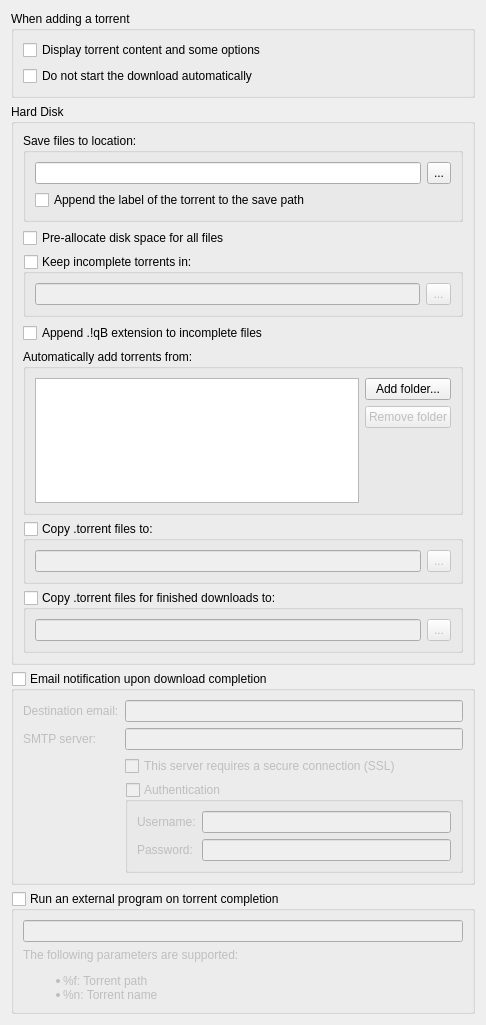
          <widget class="QWidget" name="scrollAreaWidgetContents_2">
           <property name="geometry">
            <rect>
             <x>0</x>
             <y>-373</y>
             <width>486</width>
             <height>1025</height>
            </rect>
           </property>
           <layout class="QVBoxLayout" name="verticalLayout">
            <item>
             <widget class="QGroupBox" name="torrentAdditionBox">
              <property name="sizePolicy">
               <sizepolicy hsizetype="Expanding" vsizetype="Preferred">
                <horstretch>0</horstretch>
                <verstretch>0</verstretch>
               </sizepolicy>
              </property>
              <property name="title">
               <string>When adding a torrent</string>
              </property>
              <layout class="QGridLayout" name="gridLayout_5">
               <property name="bottomMargin">
                <number>9</number>
               </property>
               <item row="0" column="0" colspan="2">
                <widget class="QCheckBox" name="checkAdditionDialog">
                 <property name="text">
                  <string>Display torrent content and some options</string>
                 </property>
                 <property name="checked">
                  <bool>false</bool>
                 </property>
                </widget>
               </item>
               <item row="1" column="0">
                <widget class="QCheckBox" name="checkStartPaused">
                 <property name="text">
                  <string comment="The torrent will be added to download list in pause state">Do not start the download automatically</string>
                 </property>
                </widget>
               </item>
              </layout>
             </widget>
            </item>
            <item>
             <widget class="QGroupBox" name="fileSystemBox">
              <property name="sizePolicy">
               <sizepolicy hsizetype="Expanding" vsizetype="Preferred">
                <horstretch>0</horstretch>
                <verstretch>0</verstretch>
               </sizepolicy>
              </property>
              <property name="title">
               <string>Hard Disk</string>
              </property>
              <layout class="QVBoxLayout" name="verticalLayout_25">
               <item>
                <widget class="QGroupBox" name="groupBox_3">
                 <property name="title">
                  <string>Save files to location:</string>
                 </property>
                 <layout class="QVBoxLayout" name="verticalLayout_26">
                  <property name="bottomMargin">
                   <number>9</number>
                  </property>
                  <item>
                   <layout class="QHBoxLayout" name="horizontalLayout_10">
                    <item>
                     <widget class="QLineEdit" name="textSavePath">
                      <property name="sizePolicy">
                       <sizepolicy hsizetype="Expanding" vsizetype="Fixed">
                        <horstretch>0</horstretch>
                        <verstretch>0</verstretch>
                       </sizepolicy>
                      </property>
                      <property name="text">
                       <string/>
                      </property>
                     </widget>
                    </item>
                    <item>
                     <widget class="QToolButton" name="browseSaveDirButton">
                      <property name="enabled">
                       <bool>true</bool>
                      </property>
                      <property name="minimumSize">
                       <size>
                        <width>22</width>
                        <height>22</height>
                       </size>
                      </property>
                      <property name="maximumSize">
                       <size>
                        <width>25</width>
                        <height>27</height>
                       </size>
                      </property>
                      <property name="text">
                       <string notr="true">...</string>
                      </property>
                     </widget>
                    </item>
                   </layout>
                  </item>
                  <item>
                   <widget class="QCheckBox" name="checkAppendLabel">
                    <property name="text">
                     <string>Append the label of the torrent to the save path</string>
                    </property>
                   </widget>
                  </item>
                 </layout>
                </widget>
               </item>
               <item>
                <widget class="QCheckBox" name="checkPreallocateAll">
                 <property name="text">
                  <string>Pre-allocate disk space for all files</string>
                 </property>
                </widget>
               </item>
               <item>
                <widget class="QGroupBox" name="checkTempFolder">
                 <property name="title">
                  <string>Keep incomplete torrents in:</string>
                 </property>
                 <property name="checkable">
                  <bool>true</bool>
                 </property>
                 <property name="checked">
                  <bool>false</bool>
                 </property>
                 <layout class="QGridLayout" name="gridLayout_3">
                  <property name="bottomMargin">
                   <number>9</number>
                  </property>
                  <item row="0" column="0">
                   <widget class="QLineEdit" name="textTempPath"/>
                  </item>
                  <item row="0" column="1">
                   <widget class="QToolButton" name="browseTempDirButton">
                    <property name="sizePolicy">
                     <sizepolicy hsizetype="Fixed" vsizetype="Fixed">
                      <horstretch>25</horstretch>
                      <verstretch>27</verstretch>
                     </sizepolicy>
                    </property>
                    <property name="minimumSize">
                     <size>
                      <width>22</width>
                      <height>22</height>
                     </size>
                    </property>
                    <property name="maximumSize">
                     <size>
                      <width>25</width>
                      <height>27</height>
                     </size>
                    </property>
                    <property name="text">
                     <string notr="true">...</string>
                    </property>
                   </widget>
                  </item>
                 </layout>
                </widget>
               </item>
               <item>
                <widget class="QCheckBox" name="checkAppendqB">
                 <property name="text">
                  <string>Append .!qB extension to incomplete files</string>
                 </property>
                </widget>
               </item>
               <item>
                <widget class="QGroupBox" name="groupBox_2">
                 <property name="title">
                  <string>Automatically add torrents from:</string>
                 </property>
                 <layout class="QVBoxLayout" name="verticalLayout_38">
                  <property name="bottomMargin">
                   <number>9</number>
                  </property>
                  <item>
                   <layout class="QHBoxLayout" name="horizontalLayout_16">
                    <item>
                     <widget class="QTableView" name="scanFoldersView">
                      <property name="sizePolicy">
                       <sizepolicy hsizetype="Expanding" vsizetype="Expanding">
                        <horstretch>0</horstretch>
                        <verstretch>1</verstretch>
                       </sizepolicy>
                      </property>
                      <property name="minimumSize">
                       <size>
                        <width>250</width>
                        <height>75</height>
                       </size>
                      </property>
                      <property name="selectionMode">
                       <enum>QAbstractItemView::SingleSelection</enum>
                      </property>
                      <property name="selectionBehavior">
                       <enum>QAbstractItemView::SelectRows</enum>
                      </property>
                      <property name="showGrid">
                       <bool>false</bool>
                      </property>
                      <property name="sortingEnabled">
                       <bool>true</bool>
                      </property>
                      <attribute name="horizontalHeaderDefaultSectionSize">
                       <number>80</number>
                      </attribute>
                      <attribute name="horizontalHeaderShowSortIndicator" stdset="0">
                       <bool>false</bool>
                      </attribute>
                      <attribute name="horizontalHeaderStretchLastSection">
                       <bool>true</bool>
                      </attribute>
                      <attribute name="verticalHeaderVisible">
                       <bool>false</bool>
                      </attribute>
                     </widget>
                    </item>
                    <item>
                     <layout class="QVBoxLayout" name="verticalLayout_37">
                      <item>
                       <widget class="QPushButton" name="addScanFolderButton">
                        <property name="text">
                         <string>Add folder...</string>
                        </property>
                       </widget>
                      </item>
                      <item>
                       <widget class="QPushButton" name="removeScanFolderButton">
                        <property name="enabled">
                         <bool>false</bool>
                        </property>
                        <property name="text">
                         <string>Remove folder</string>
                        </property>
                       </widget>
                      </item>
                      <item>
                       <spacer name="verticalSpacer_6">
                        <property name="orientation">
                         <enum>Qt::Vertical</enum>
                        </property>
                        <property name="sizeHint" stdset="0">
                         <size>
                          <width>20</width>
                          <height>40</height>
                         </size>
                        </property>
                       </spacer>
                      </item>
                     </layout>
                    </item>
                   </layout>
                  </item>
                 </layout>
                </widget>
               </item>
               <item>
                <widget class="QGroupBox" name="checkExportDir">
                 <property name="sizePolicy">
                  <sizepolicy hsizetype="Preferred" vsizetype="Preferred">
                   <horstretch>0</horstretch>
                   <verstretch>0</verstretch>
                  </sizepolicy>
                 </property>
                 <property name="title">
                  <string>Copy .torrent files to:</string>
                 </property>
                 <property name="checkable">
                  <bool>true</bool>
                 </property>
                 <property name="checked">
                  <bool>false</bool>
                 </property>
                 <layout class="QGridLayout" name="gridLayout_4">
                  <property name="bottomMargin">
                   <number>9</number>
                  </property>
                  <item row="0" column="0">
                   <widget class="QLineEdit" name="textExportDir"/>
                  </item>
                  <item row="0" column="1">
                   <widget class="QToolButton" name="browseExportDirButton">
                    <property name="minimumSize">
                     <size>
                      <width>22</width>
                      <height>22</height>
                     </size>
                    </property>
                    <property name="maximumSize">
                     <size>
                      <width>25</width>
                      <height>27</height>
                     </size>
                    </property>
                    <property name="text">
                     <string notr="true">...</string>
                    </property>
                   </widget>
                  </item>
                 </layout>
                </widget>
               </item>
               <item>
                <widget class="QGroupBox" name="checkExportDirFin">
                 <property name="sizePolicy">
                  <sizepolicy hsizetype="Preferred" vsizetype="Preferred">
                   <horstretch>0</horstretch>
                   <verstretch>0</verstretch>
                  </sizepolicy>
                 </property>
                 <property name="focusPolicy">
                  <enum>Qt::StrongFocus</enum>
                 </property>
                 <property name="title">
                  <string>Copy .torrent files for finished downloads to:</string>
                 </property>
                 <property name="checkable">
                  <bool>true</bool>
                 </property>
                 <property name="checked">
                  <bool>false</bool>
                 </property>
                 <layout class="QGridLayout" name="gridLayout_13">
                  <property name="bottomMargin">
                   <number>9</number>
                  </property>
                  <item row="0" column="0">
                   <widget class="QLineEdit" name="textExportDirFin"/>
                  </item>
                  <item row="0" column="1">
                   <widget class="QToolButton" name="browseExportDirFinButton">
                    <property name="minimumSize">
                     <size>
                      <width>22</width>
                      <height>22</height>
                     </size>
                    </property>
                    <property name="maximumSize">
                     <size>
                      <width>25</width>
                      <height>27</height>
                     </size>
                    </property>
                    <property name="text">
                     <string notr="true">...</string>
                    </property>
                   </widget>
                  </item>
                 </layout>
                </widget>
               </item>
              </layout>
             </widget>
            </item>
            <item>
             <spacer name="verticalSpacer_5">
              <property name="orientation">
               <enum>Qt::Vertical</enum>
              </property>
              <property name="sizeHint" stdset="0">
               <size>
                <width>20</width>
                <height>40</height>
               </size>
              </property>
             </spacer>
            </item>
            <item>
             <widget class="QGroupBox" name="groupMailNotification">
              <property name="title">
               <string>Email notification upon download completion</string>
              </property>
              <property name="checkable">
               <bool>true</bool>
              </property>
              <property name="checked">
               <bool>false</bool>
              </property>
              <layout class="QVBoxLayout" name="verticalLayout_21">
               <item>
                <layout class="QFormLayout" name="formLayout">
                 <item row="0" column="0">
                  <widget class="QLabel" name="label_2">
                   <property name="text">
                    <string>Destination email:</string>
                   </property>
                  </widget>
                 </item>
                 <item row="0" column="1">
                  <widget class="QLineEdit" name="dest_email_txt"/>
                 </item>
                 <item row="1" column="0">
                  <widget class="QLabel" name="label_3">
                   <property name="text">
                    <string>SMTP server:</string>
                   </property>
                  </widget>
                 </item>
                 <item row="1" column="1">
                  <widget class="QLineEdit" name="smtp_server_txt"/>
                 </item>
                 <item row="3" column="1">
                  <widget class="QGroupBox" name="groupMailNotifAuth">
                   <property name="title">
                    <string>Authentication</string>
                   </property>
                   <property name="checkable">
                    <bool>true</bool>
                   </property>
                   <property name="checked">
                    <bool>false</bool>
                   </property>
                   <layout class="QFormLayout" name="formLayout_2">
                    <item row="0" column="0">
                     <widget class="QLabel" name="label_7">
                      <property name="text">
                       <string>Username:</string>
                      </property>
                     </widget>
                    </item>
                    <item row="0" column="1">
                     <widget class="QLineEdit" name="mailNotifUsername"/>
                    </item>
                    <item row="1" column="0">
                     <widget class="QLabel" name="label_8">
                      <property name="text">
                       <string>Password:</string>
                      </property>
                     </widget>
                    </item>
                    <item row="1" column="1">
                     <widget class="QLineEdit" name="mailNotifPassword">
                      <property name="echoMode">
                       <enum>QLineEdit::Password</enum>
                      </property>
                     </widget>
                    </item>
                   </layout>
                  </widget>
                 </item>
                 <item row="2" column="1">
                  <widget class="QCheckBox" name="checkSmtpSSL">
                   <property name="text">
                    <string>This server requires a secure connection (SSL)</string>
                   </property>
                  </widget>
                 </item>
                </layout>
               </item>
              </layout>
             </widget>
            </item>
            <item>
             <widget class="QGroupBox" name="autoRunBox">
              <property name="title">
               <string>Run an external program on torrent completion</string>
              </property>
              <property name="checkable">
               <bool>true</bool>
              </property>
              <property name="checked">
               <bool>false</bool>
              </property>
              <layout class="QVBoxLayout" name="verticalLayout_19">
               <item>
                <widget class="QLineEdit" name="autoRun_txt"/>
               </item>
               <item>
                <widget class="QLabel" name="label_4">
                 <property name="text">
                  <string>The following parameters are supported:
&lt;ul&gt;
&lt;li&gt;%f: Torrent path&lt;/li&gt;
&lt;li&gt;%n: Torrent name&lt;/li&gt;
&lt;/ul&gt;</string>
                 </property>
                 <property name="textFormat">
                  <enum>Qt::RichText</enum>
                 </property>
                </widget>
               </item>
              </layout>
             </widget>
            </item>
           </layout>
          </widget>
